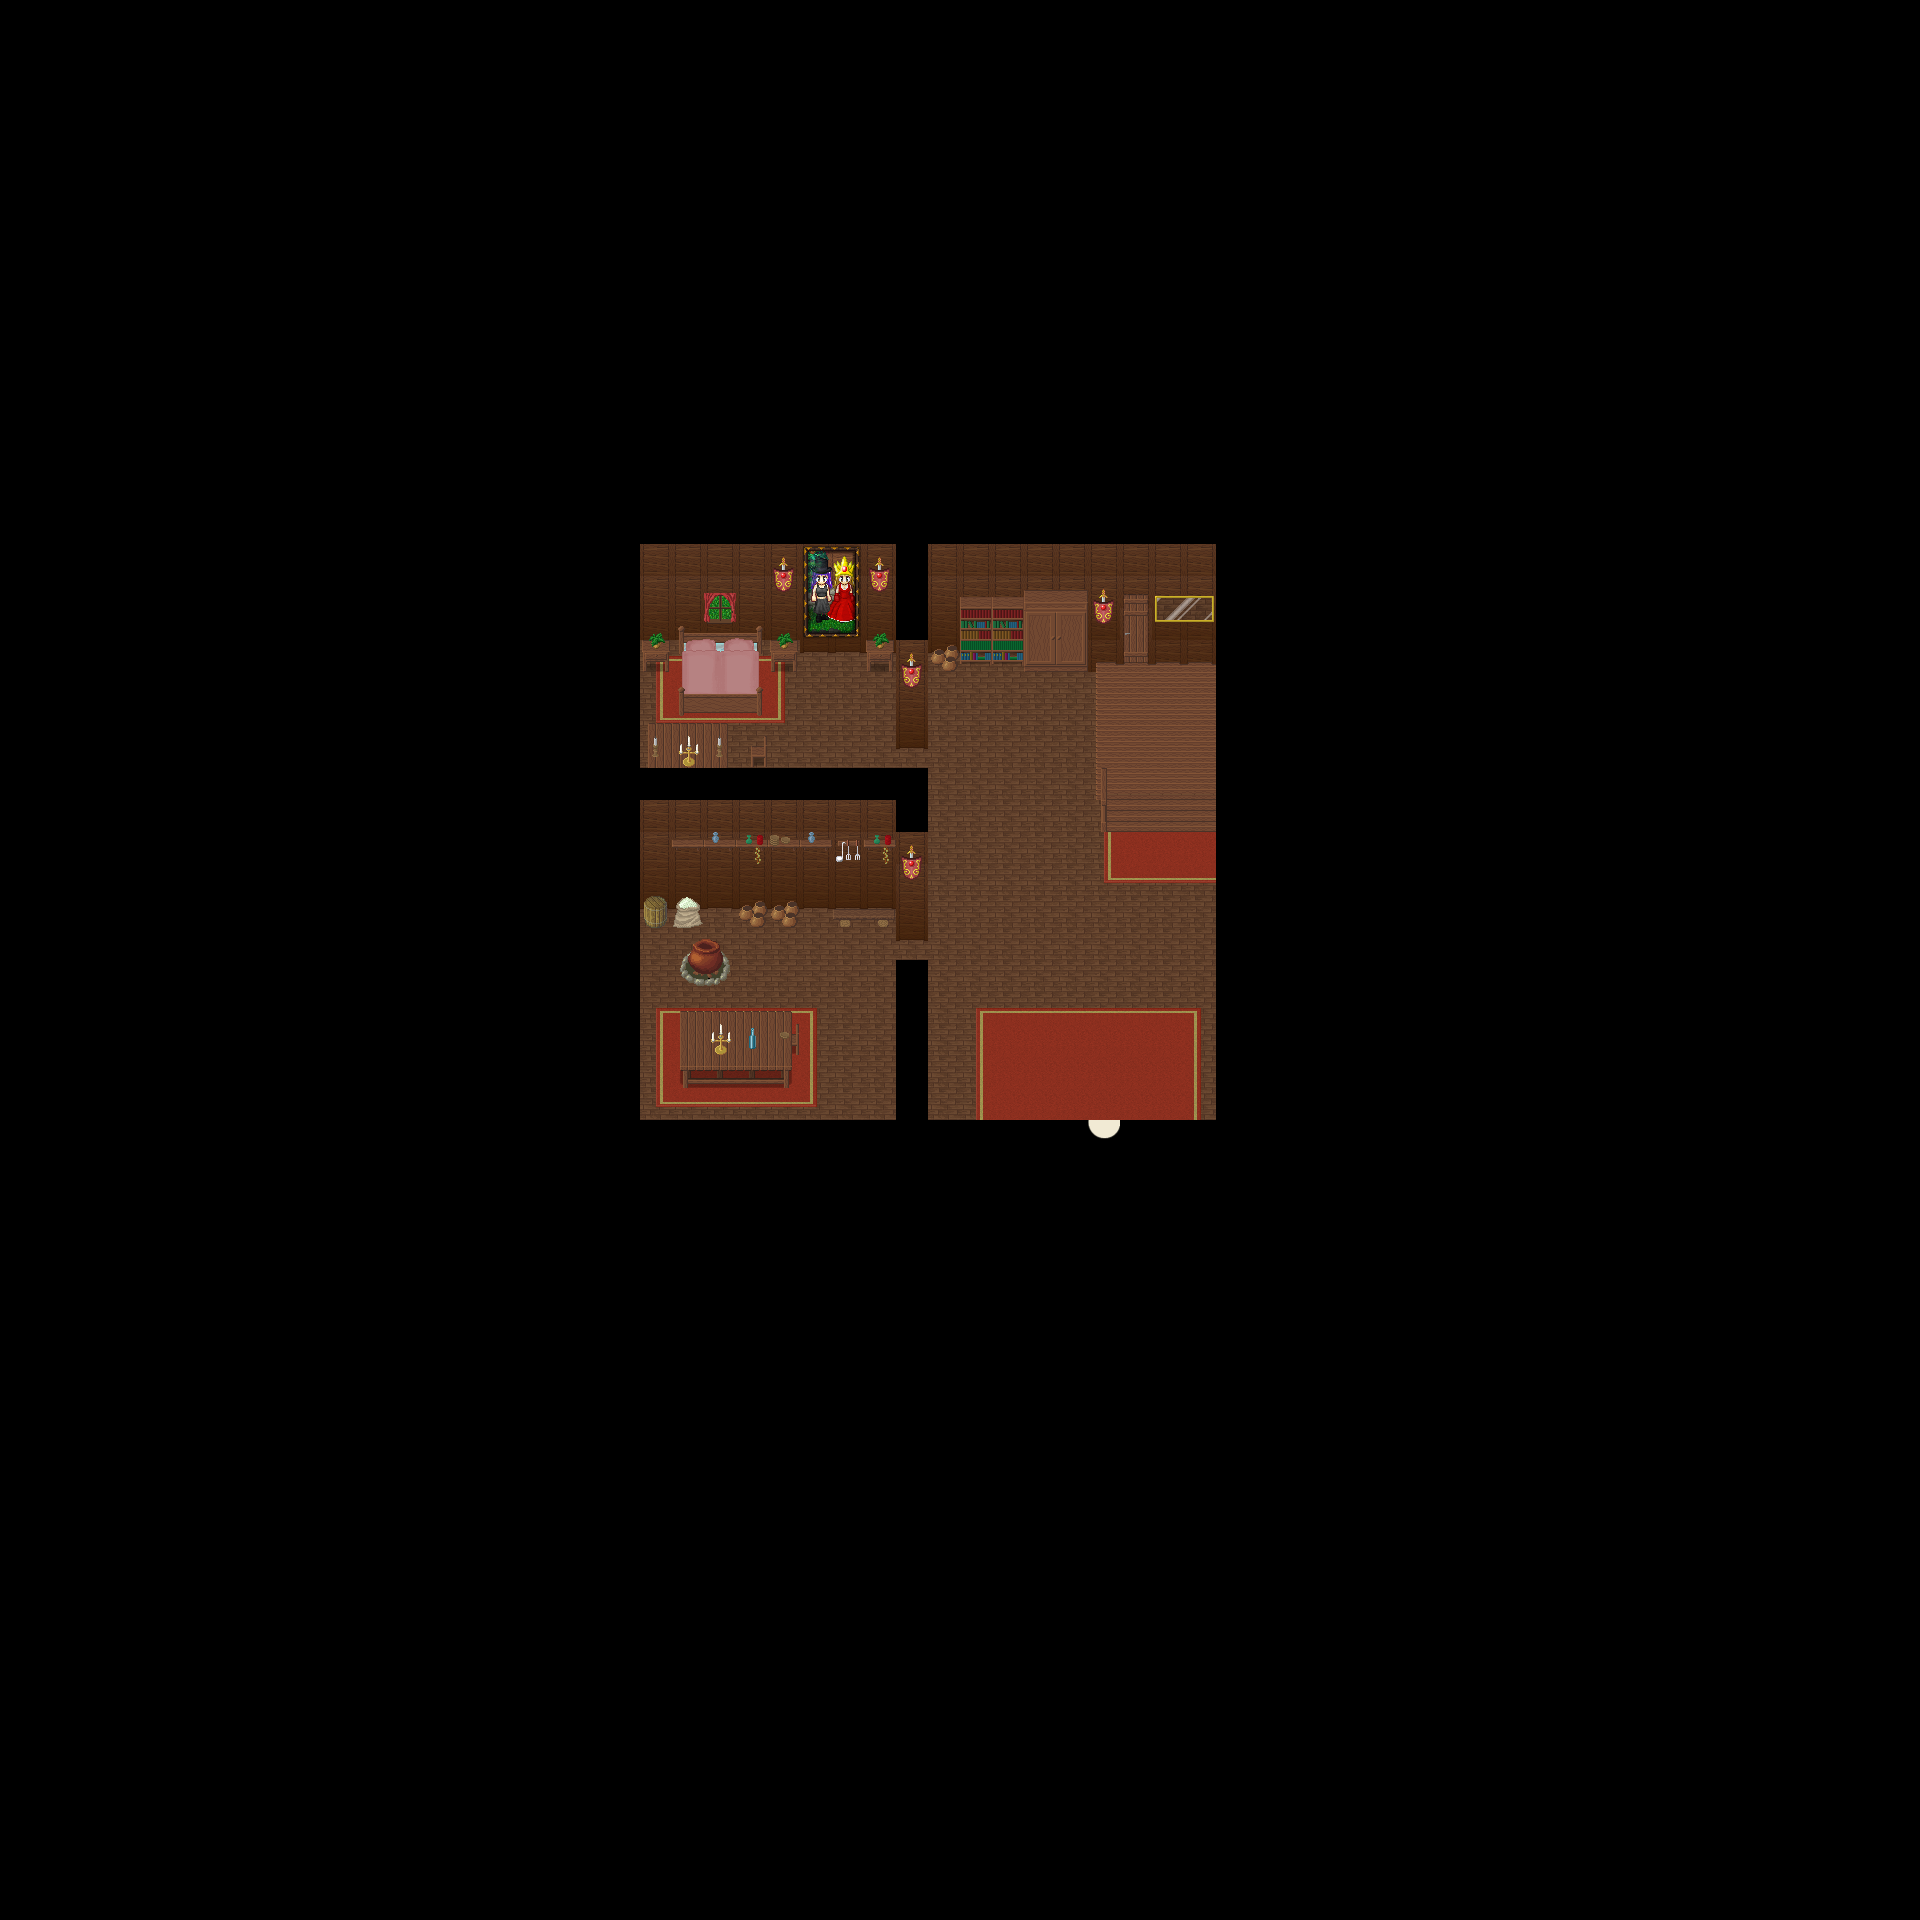

A level layout from a 2D game, rendered from its tile map. Below: a short description, then the map file with tile-grid data replaced by summaries:
An orthogonal 60x60 tile map with 32x32 px tiles, 5 tile layers (Ground1, Ground2, Ground3, Fringe, ...), 2 hidden layers not drawn, 6 tilesets and 1 object (warp).

<map version="1.8" tiledversion="1.8.0" orientation="orthogonal" renderorder="right-down" width="60" height="60" tilewidth="32" tileheight="32" infinite="0" nextlayerid="9" nextobjectid="4">
 <properties>
  <property name="background0image" value="graphics/images/spit23loginwallpaper_800x600.png" />
  <property name="manaplus version" value="2" />
  <property name="minimap" value="graphics/minimaps/014-2-2.png" />
  <property name="music" value="PerituneMaterial_Minstrel2_Harp.ogg" />
  <property name="name" value="Forsaken Inn" />
 </properties>
 <tileset firstgid="1" name="collision" tilewidth="32" tileheight="32" tilecount="9" columns="3">
  <image source="../graphics/tilesets/collision.png" width="96" height="96" />
 </tileset>
 <tileset firstgid="10" name="woodland_indoor" tilewidth="32" tileheight="32" tilecount="256" columns="16">
  <image source="../graphics/tilesets/woodland_indoor.png" width="512" height="512" />
 </tileset>
 <tileset firstgid="266" name="woodland_indoor_x2" tilewidth="32" tileheight="64" tilecount="48" columns="16">
  <image source="../graphics/tilesets/woodland_indoor_x2.png" width="512" height="192" />
 </tileset>
 <tileset firstgid="314" name="woodland_indoor_x3" tilewidth="32" tileheight="96" tilecount="48" columns="16">
  <image source="../graphics/tilesets/woodland_indoor_x3.png" width="512" height="288" />
 </tileset>
 <tileset firstgid="362" name="woodland_village" tilewidth="32" tileheight="32" tilecount="256" columns="16">
  <image source="../graphics/tilesets/woodland_village.png" width="512" height="512" />
 </tileset>
 <tileset firstgid="618" name="witch_sisters_picture_x3" tilewidth="32" tileheight="96" tilecount="2" columns="2">
  <image source="../graphics/tilesets/witch_sisters_picture_x3.png" width="64" height="96" />
 </tileset>
 <layer id="1" name="Ground1" width="60" height="60">
  <data>[3600 cells, 3600 non-empty, 27 distinct tile ids]</data>
 </layer>
 <layer id="2" name="Ground2" width="60" height="60">
  <data>[3600 cells, 75 non-empty, 46 distinct tile ids]</data>
 </layer>
 <layer id="3" name="Ground3" width="60" height="60">
  <data>[3600 cells, 6 non-empty, 4 distinct tile ids]</data>
 </layer>
 <layer id="4" name="Fringe" width="60" height="60">
  <data>[3600 cells, 2 non-empty, 2 distinct tile ids]</data>
 </layer>
 <layer id="5" name="Over" width="60" height="60">
  <data>[3600 cells, 36 non-empty, 6 distinct tile ids]</data>
 </layer>
 <layer id="6" name="Collision" width="60" height="60" visible="0">
  <data>[3600 cells, 3388 non-empty, 1 distinct tile ids]</data>
 </layer>
 <layer id="8" name="Heights" width="60" height="60" visible="0">
  <data>[3600 cells, 0 non-empty, 0 distinct tile ids]</data>
 </layer>
 <objectgroup id="7" name="Objects">
  <object id="3" name="Leave" type="warp" x="1088" y="1120" width="32" height="32">
   <properties>
    <property name="dest_map" value="014-2" />
    <property name="dest_x" value="183" />
    <property name="dest_y" value="77" />
   </properties>
  </object>
 </objectgroup>
</map>
